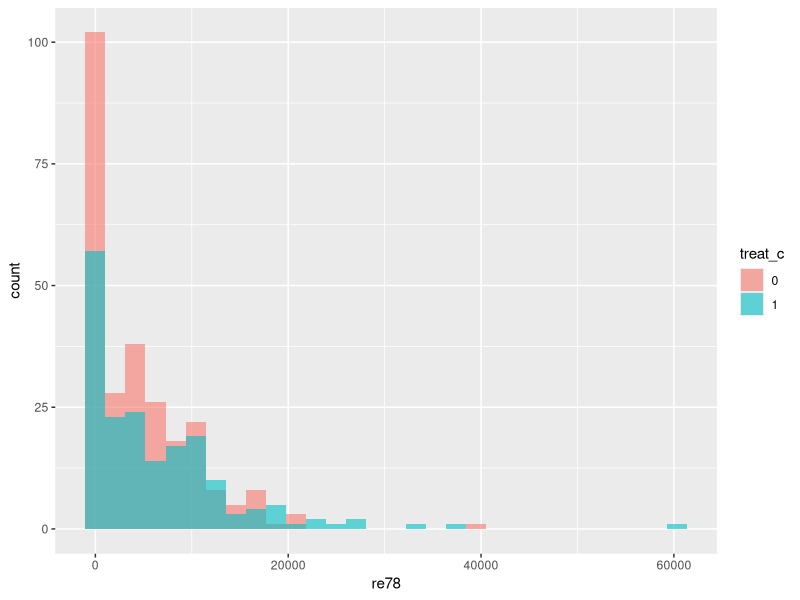
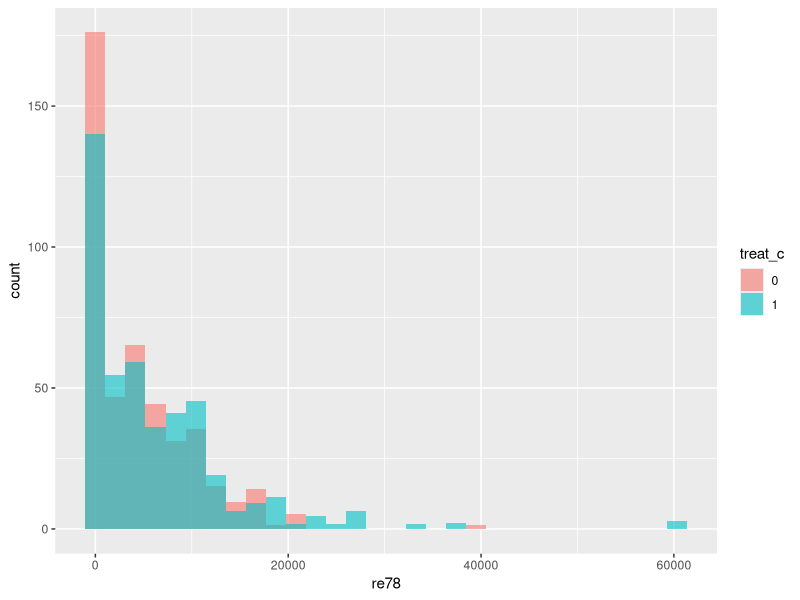

The R script that drew these images, in order:
library(tidyverse)
library(Matching) 

data(lalonde)
options(scipen=999)
x <- mtcars
# IPW
# Quasi-experimental method for estimating causal effects 
# under the assumption of conditional independence. 

## Problem OLS:
# OLS places more weights on those covariates 
# that are dissimilar in their attributes. 
# This can be problematic because the identification 
# would thus have to rely on extrapolation (inducing extrapolation bias).

## Solution: IPW
# IPW helps avoid extrapolation. 
# Unlike OLS, IPW places more weights on observations 
# that are similar to each other in the covariates, 
# improving on the covariate balance. This is the reverse of what the OLS does

###### IPW in two steps
# 1. Logit model to estimate the probability of being treated.
# 2. Weighted Least Squares to estimate the effect of W on Y
#    weight = inverse of estimated probability
#    => 1/p for treated & 1/(1-p) for untreated
ols <- lm(re78 ~ treat + age + educ + black + hisp + married + nodegr + re74 + re75, data = lalonde)
summary(ols) 
# treat = 1676.34322
lalonde
ps <- glm(treat ~ age + educ + black + hisp + married + nodegr + re74 + re75, data = lalonde, family = binomial(link = 'logit'))
lalonde <- lalonde %>%
  mutate(prob = predict(ps, type = 'response')) %>%
  mutate(w = treat/prob + (1-treat)/(1-prob)) 

lalonde %>%
  group_by(treat) %>%
  select_if(is.numeric) %>%
  summarise_all(mean)

lalonde$treat_c <- factor(lalonde$treat) 
ggplot(lalonde, aes(re78, fill=treat_c)) + geom_histogram(position = 'identity',  alpha=0.6)
ggplot(lalonde, aes(re78, fill=treat_c, weight=w)) + geom_histogram(position = 'identity',  alpha=0.6)

# Weighted least squares estimation 
ipwreg <- lm(re78 ~ treat + age + educ + black + hisp + married + nodegr + re74 + re75, data = lalonde, weights = w)
summary(ipwreg) # Output omitted
# treat = 1637.15390
# Slightly lower than the OLS estimate. 
# The minor difference between OLS and IPW estimates is due 
# to that the program participation was randomly assigned. 
# So the participants and non-participants are in fact not 
# very different to each other. 
# If they are, we would likely see a larger difference in the results.
